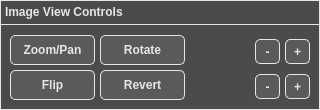
     <widget class="QFrame" name="ImageViewControlsFrame">
      <property name="geometry">
       <rect>
        <x>10</x>
        <y>555</y>
        <width>320</width>
        <height>110</height>
       </rect>
      </property>
      <property name="styleSheet">
       <string notr="true">QFrame { 
	background-color: #4b4b4b;
	border: 1px solid #e6e6e6; /* Border  */
}</string>
      </property>
      <property name="frameShape">
       <enum>QFrame::StyledPanel</enum>
      </property>
      <property name="frameShadow">
       <enum>QFrame::Raised</enum>
      </property>
      <widget class="QTextEdit" name="ImageViewFrameHeaderText">
       <property name="geometry">
        <rect>
         <x>0</x>
         <y>0</y>
         <width>320</width>
         <height>25</height>
        </rect>
       </property>
       <property name="font">
        <font>
         <pointsize>10</pointsize>
         <weight>75</weight>
         <bold>true</bold>
        </font>
       </property>
       <property name="styleSheet">
        <string notr="true">QTextEdit { 
	background-color: #4b4b4b;
	color: #e6e6e6; /* Text color */
	border: 1px solid #e6e6e6; /* Border  */
}</string>
       </property>
       <property name="verticalScrollBarPolicy">
        <enum>Qt::ScrollBarAlwaysOff</enum>
       </property>
       <property name="horizontalScrollBarPolicy">
        <enum>Qt::ScrollBarAlwaysOff</enum>
       </property>
       <property name="readOnly">
        <bool>true</bool>
       </property>
       <property name="html">
        <string>&lt;!DOCTYPE HTML PUBLIC &quot;-//W3C//DTD HTML 4.0//EN&quot; &quot;http://www.w3.org/TR/REC-html40/strict.dtd&quot;&gt;
&lt;html&gt;&lt;head&gt;&lt;meta name=&quot;qrichtext&quot; content=&quot;1&quot; /&gt;&lt;style type=&quot;text/css&quot;&gt;
p, li { white-space: pre-wrap; }
&lt;/style&gt;&lt;/head&gt;&lt;body style=&quot; font-family:'MS Shell Dlg 2'; font-size:10pt; font-weight:600; font-style:normal;&quot;&gt;
&lt;p style=&quot; margin-top:0px; margin-bottom:0px; margin-left:0px; margin-right:0px; -qt-block-indent:0; text-indent:0px;&quot;&gt;&lt;span style=&quot; font-size:9pt;&quot;&gt;Image View Controls&lt;/span&gt;&lt;/p&gt;&lt;/body&gt;&lt;/html&gt;</string>
       </property>
      </widget>
      <widget class="QPushButton" name="ZoomPanButton">
       <property name="geometry">
        <rect>
         <x>10</x>
         <y>35</y>
         <width>85</width>
         <height>30</height>
        </rect>
       </property>
       <property name="font">
        <font>
         <pointsize>9</pointsize>
         <weight>75</weight>
         <bold>true</bold>
        </font>
       </property>
       <property name="styleSheet">
        <string notr="true">QPushButton {
    background-color: #5a5a5a;
    color: #e6e6e6; /* Text color */
    border: 1px solid #e6e6e6; /* Border  */
    border-radius: 5px; /* Optional: Rounded corners */
    padding: 5px; /* Optional: Padding around text */
}

QPushButton:hover {
    background-color: #666f75; /* Grey-blue when hovered */
}

QPushButton:pressed {
    background-color: #7b8e9c; /* More blue when pressed */
}</string>
       </property>
       <property name="text">
        <string>Zoom/Pan</string>
       </property>
      </widget>
      <widget class="QPushButton" name="RotateButton">
       <property name="geometry">
        <rect>
         <x>100</x>
         <y>35</y>
         <width>85</width>
         <height>30</height>
        </rect>
       </property>
       <property name="font">
        <font>
         <pointsize>9</pointsize>
         <weight>75</weight>
         <bold>true</bold>
        </font>
       </property>
       <property name="styleSheet">
        <string notr="true">QPushButton {
    background-color: #5a5a5a;
    color: #e6e6e6; /* Text color */
    border: 1px solid #e6e6e6; /* Border  */
    border-radius: 5px; /* Optional: Rounded corners */
    padding: 5px; /* Optional: Padding around text */
}

QPushButton:hover {
    background-color: #666f75; /* Grey-blue when hovered */
}

QPushButton:pressed {
    background-color: #7b8e9c; /* More blue when pressed */
}</string>
       </property>
       <property name="text">
        <string>Rotate</string>
       </property>
      </widget>
      <widget class="QPushButton" name="RevertButton">
       <property name="geometry">
        <rect>
         <x>100</x>
         <y>70</y>
         <width>85</width>
         <height>30</height>
        </rect>
       </property>
       <property name="font">
        <font>
         <pointsize>9</pointsize>
         <weight>75</weight>
         <bold>true</bold>
        </font>
       </property>
       <property name="styleSheet">
        <string notr="true">QPushButton {
    background-color: #5a5a5a;
    color: #e6e6e6; /* Text color */
    border: 1px solid #e6e6e6; /* Border  */
    border-radius: 5px; /* Optional: Rounded corners */
    padding: 5px; /* Optional: Padding around text */
}

QPushButton:hover {
    background-color: #666f75; /* Grey-blue when hovered */
}

QPushButton:pressed {
    background-color: #7b8e9c; /* More blue when pressed */
}</string>
       </property>
       <property name="text">
        <string>Revert</string>
       </property>
      </widget>
      <widget class="QPushButton" name="FlipButton">
       <property name="geometry">
        <rect>
         <x>10</x>
         <y>70</y>
         <width>85</width>
         <height>30</height>
        </rect>
       </property>
       <property name="font">
        <font>
         <pointsize>9</pointsize>
         <weight>75</weight>
         <bold>true</bold>
        </font>
       </property>
       <property name="styleSheet">
        <string notr="true">QPushButton {
    background-color: #5a5a5a;
    color: #e6e6e6; /* Text color */
    border: 1px solid #e6e6e6; /* Border  */
    border-radius: 5px; /* Optional: Rounded corners */
    padding: 5px; /* Optional: Padding around text */
}

QPushButton:hover {
    background-color: #666f75; /* Grey-blue when hovered */
}

QPushButton:pressed {
    background-color: #7b8e9c; /* More blue when pressed */
}</string>
       </property>
       <property name="text">
        <string>Flip</string>
       </property>
      </widget>
      <widget class="QPushButton" name="brightnessDownButton">
       <property name="geometry">
        <rect>
         <x>255</x>
         <y>39</y>
         <width>25</width>
         <height>25</height>
        </rect>
       </property>
       <property name="font">
        <font>
         <pointsize>9</pointsize>
         <weight>75</weight>
         <bold>true</bold>
        </font>
       </property>
       <property name="styleSheet">
        <string notr="true">QPushButton {
    background-color: #5a5a5a;
    color: #e6e6e6; /* Text color */
    border: 1px solid #e6e6e6; /* Border  */
    border-radius: 5px; /* Optional: Rounded corners */
    padding: 5px; /* Optional: Padding around text */
}

QPushButton:hover {
    background-color: #666f75; /* Grey-blue when hovered */
}

QPushButton:pressed {
    background-color: #7b8e9c; /* More blue when pressed */
}</string>
       </property>
       <property name="text">
        <string>-</string>
       </property>
      </widget>
      <widget class="QPushButton" name="brightnessUpButton">
       <property name="geometry">
        <rect>
         <x>285</x>
         <y>39</y>
         <width>25</width>
         <height>25</height>
        </rect>
       </property>
       <property name="font">
        <font>
         <pointsize>9</pointsize>
         <weight>75</weight>
         <bold>true</bold>
        </font>
       </property>
       <property name="styleSheet">
        <string notr="true">QPushButton {
    background-color: #5a5a5a;
    color: #e6e6e6; /* Text color */
    border: 1px solid #e6e6e6; /* Border  */
    border-radius: 5px; /* Optional: Rounded corners */
    padding: 5px; /* Optional: Padding around text */
}

QPushButton:hover {
    background-color: #666f75; /* Grey-blue when hovered */
}

QPushButton:pressed {
    background-color: #7b8e9c; /* More blue when pressed */
}</string>
       </property>
       <property name="text">
        <string>+</string>
       </property>
      </widget>
      <widget class="QPushButton" name="contrastDownButton">
       <property name="geometry">
        <rect>
         <x>255</x>
         <y>74</y>
         <width>25</width>
         <height>25</height>
        </rect>
       </property>
       <property name="font">
        <font>
         <pointsize>9</pointsize>
         <weight>75</weight>
         <bold>true</bold>
        </font>
       </property>
       <property name="styleSheet">
        <string notr="true">QPushButton {
    background-color: #5a5a5a;
    color: #e6e6e6; /* Text color */
    border: 1px solid #e6e6e6; /* Border  */
    border-radius: 5px; /* Optional: Rounded corners */
    padding: 5px; /* Optional: Padding around text */
}

QPushButton:hover {
    background-color: #666f75; /* Grey-blue when hovered */
}

QPushButton:pressed {
    background-color: #7b8e9c; /* More blue when pressed */
}</string>
       </property>
       <property name="text">
        <string>-</string>
       </property>
      </widget>
      <widget class="QPushButton" name="contrastUpButton">
       <property name="geometry">
        <rect>
         <x>285</x>
         <y>74</y>
         <width>25</width>
         <height>25</height>
        </rect>
       </property>
       <property name="font">
        <font>
         <pointsize>9</pointsize>
         <weight>75</weight>
         <bold>true</bold>
        </font>
       </property>
       <property name="styleSheet">
        <string notr="true">QPushButton {
    background-color: #5a5a5a;
    color: #e6e6e6; /* Text color */
    border: 1px solid #e6e6e6; /* Border  */
    border-radius: 5px; /* Optional: Rounded corners */
    padding: 5px; /* Optional: Padding around text */
}

QPushButton:hover {
    background-color: #666f75; /* Grey-blue when hovered */
}

QPushButton:pressed {
    background-color: #7b8e9c; /* More blue when pressed */
}</string>
       </property>
       <property name="text">
        <string>+</string>
       </property>
      </widget>
      <widget class="QPushButton" name="ContrastImage">
       <property name="geometry">
        <rect>
         <x>215</x>
         <y>70</y>
         <width>35</width>
         <height>35</height>
        </rect>
       </property>
       <property name="font">
        <font>
         <weight>75</weight>
         <bold>true</bold>
        </font>
       </property>
       <property name="styleSheet">
        <string notr="true">QPushButton {
    background-color: #4b4b4b;
    color: #e6e6e6; /* Text color */
    border: 1px solid #4b4b4b; /* Border  */
    border-radius: 0px; /* Optional: Rounded corners */
    padding: 5px; /* Optional: Padding around text */
}

QPushButton:hover {
    background-color: #666f75; /* Grey-blue when hovered */
}

QPushButton:pressed {
    background-color: #7b8e9c; /* More blue when pressed */
}</string>
       </property>
       <property name="text">
        <string/>
       </property>
       <property name="icon">
        <iconset>
         <normaloff>Contrast.jpg</normaloff>Contrast.jpg</iconset>
       </property>
       <property name="iconSize">
        <size>
         <width>35</width>
         <height>35</height>
        </size>
       </property>
      </widget>
      <widget class="QPushButton" name="BrightnessImage">
       <property name="geometry">
        <rect>
         <x>215</x>
         <y>34</y>
         <width>35</width>
         <height>35</height>
        </rect>
       </property>
       <property name="font">
        <font>
         <weight>75</weight>
         <bold>true</bold>
        </font>
       </property>
       <property name="styleSheet">
        <string notr="true">QPushButton {
    background-color: #4b4b4b;
    color: #e6e6e6; /* Text color */
    border: 1px solid #4b4b4b; /* Border  */
    border-radius: 0px; /* Optional: Rounded corners */
    padding: 5px; /* Optional: Padding around text */
}

QPushButton:hover {
    background-color: #666f75; /* Grey-blue when hovered */
}

QPushButton:pressed {
    background-color: #7b8e9c; /* More blue when pressed */
}</string>
       </property>
       <property name="text">
        <string/>
       </property>
       <property name="icon">
        <iconset>
         <normaloff>Brightness.jpg</normaloff>Brightness.jpg</iconset>
       </property>
       <property name="iconSize">
        <size>
         <width>33</width>
         <height>33</height>
        </size>
       </property>
      </widget>
     </widget>
